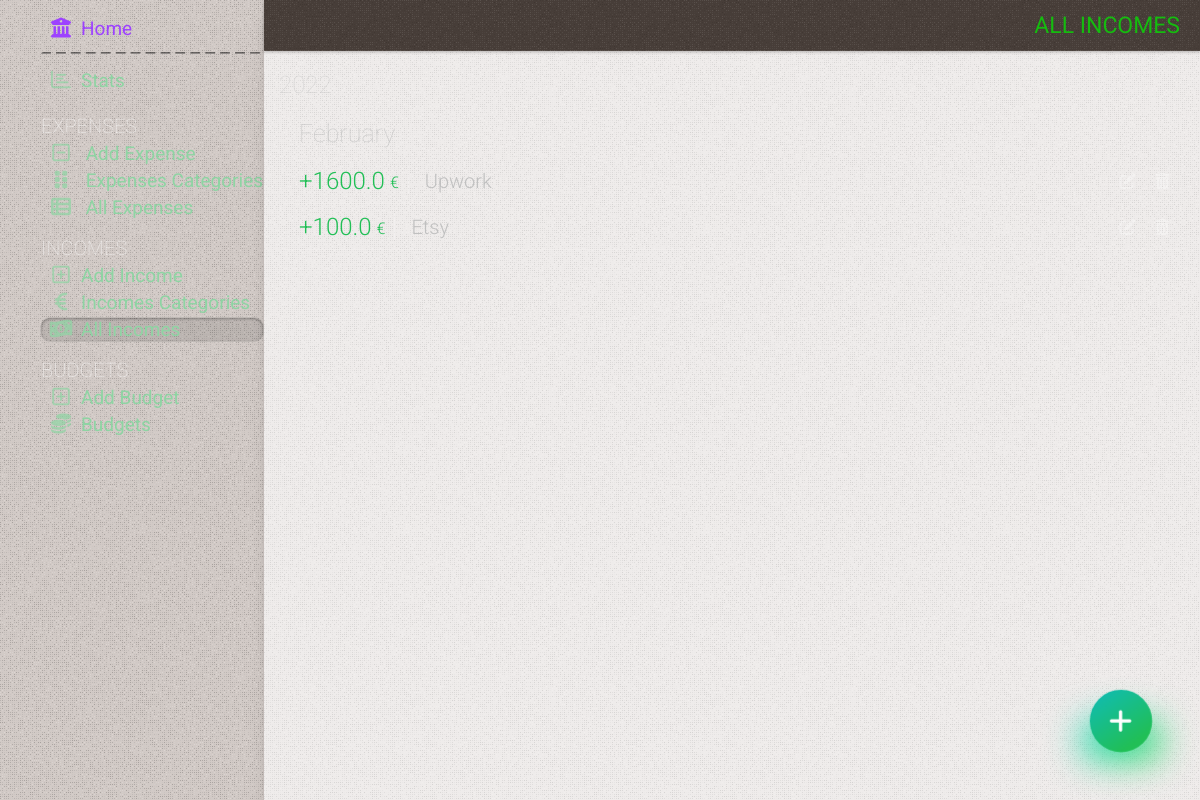
/incomes, run on an earlier commit of the app's database.
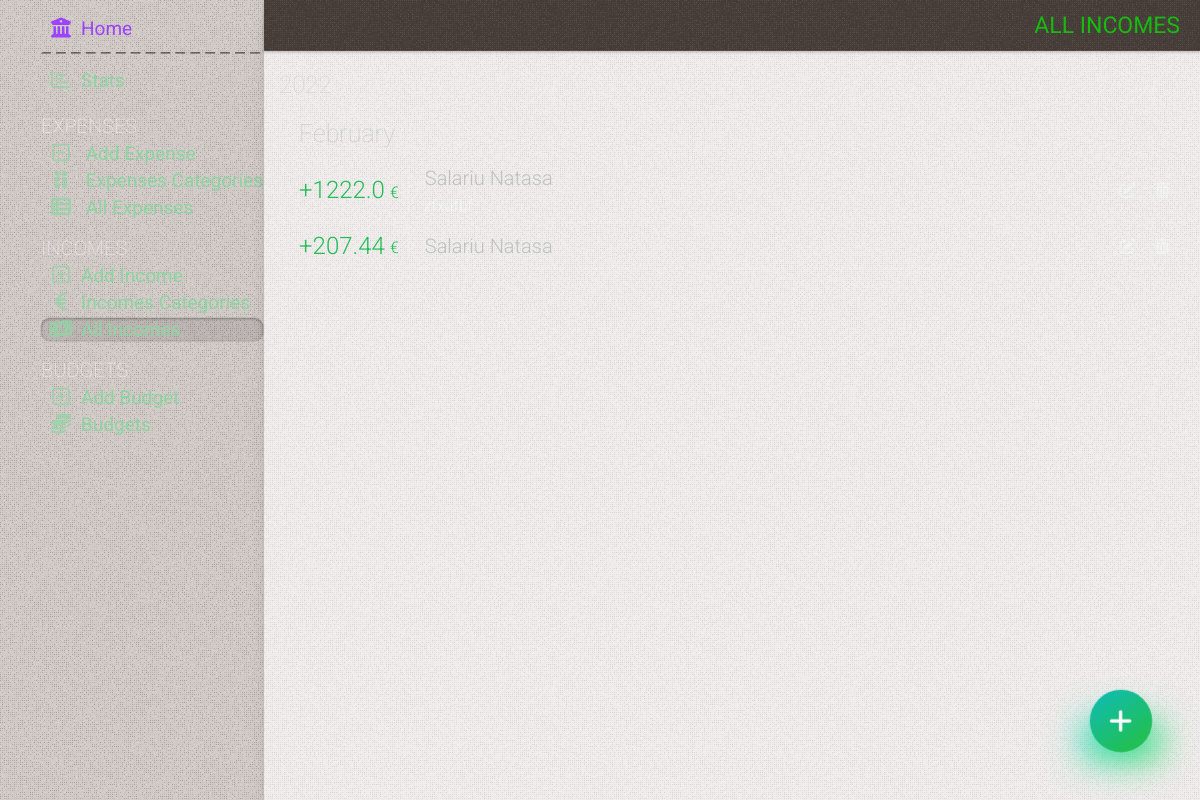
And on a later commit of the database.
### tables this page shows
CREATE TABLE incomes
(
    id       INTEGER PRIMARY KEY AUTOINCREMENT,
    date     TIMESTAMP NOT NULL DEFAULT CURRENT_TIMESTAMP,
    amount   REAL      NOT NULL,
    category INTEGER   NOT NULL,
    comment  TEXT

);

CREATE TABLE categories_income
(
    id         INTEGER PRIMARY KEY AUTOINCREMENT,
    name       TEXT NOT NULL,
    primordial TEXT DEFAULT NULL,
    state      TEXT DEFAULT false
);

### app.py (the view)
@app.route('/incomes')
def incomes():
    conn = get_db_connection()
    incomes = conn.execute(
        'SELECT incomes.id, strftime("%m", date) as month, strftime("%Y", date) as year, amount, categories_income.name as category, comment  FROM incomes LEFT JOIN categories_income on categories_income.id = incomes.category').fetchall()
    conn.close()
    return render_template('incomes.html', title='All incomes', gradient='text-gradient-green', incomes=incomes)

### app.py (called while the page is built)
def get_db_connection():
    conn = sqlite3.connect('static/database.db')
    conn.row_factory = sqlite3.Row
    return conn

@app.template_filter('month_name')
def month_name(month_number):
    return calendar.month_name[month_number]

### templates/incomes.html (shortened to what this page needs)
{% extends 'base.html' %} {% block content %}
	<div class="page_title {{ gradient }}" >
		<span >{% block title %} {{ title }} {% endblock %}</span >
	</div >
	<div class="content flex flex-col gap-15" >
		{% if incomes|length == 0 %}
			<div class="no-results mt-50" >You have not added any income yet. Click on (+) to add</div >
		{% else %}
			<div class="cards  relative" >
				{% for key, list in incomes|groupby('year')|sort(attribute='0', reverse=True) %}
					<div class="ml-10 cards-day" >{{ key }} </div >
					{% for key2, list2 in list|groupby('month')|sort(attribute='0', reverse=True) %}
						<div class=" subtitle2 mt-20" >{{ key2|int|month_name }} </div >
						{% for id, month, year, amount, category, comment in list2 %}
							<div class="card flex items-center relative overflow-hidden flex-wrap  card-income " >
								<div class="flex items-center w-full" >
									<div class="card-info flex flex-1" >
										<div class="flex flex-1" >
											<span class="card-amount flex items-center" >  {{ amount }} <span >&euro;</span > </span >
											<div class="flex flex-col justify-center ml-15" >
												<div class="flex items-center" >
													<span class="{{ color }} card-category" >  {{ category }}  </span >
												</div >
												{% if (comment != '') and (comment !=None) %}
													<span class="block mt-5 card-comment" >  {{ comment }} </span >
												{% endif %}
											</div >
										</div >
										<div class="card-btns  flex items-center flex-shrink-0 ml-auto" >
											<a href="/income-edit/{{ id }}" class="btn-ac" >
												<i class="fa-solid fa-pen-to-square" ></i >
											</a >
											<a href="/delete-income/{{ id }}" class="btn-ac" onclick="return confirm('Delete this income?')" ><i
													class="fa-solid fa-trash-can" ></i ></a >
										</div >
									</div >
								</div >
							</div >
						{% endfor %}
					{% endfor %}
				{% endfor %}
			</div >
		{% endif %}
	</div >
{% endblock %}

What changed in the data, as far as the page shows it:
removed incomes: amount "1600.0", name "Upwork"
removed incomes: amount "100.0", name "Etsy"
added incomes: amount "1222.0", name "Salariu Natasa", comment "zfxdfbf"
added incomes: amount "207.44", name "Salariu Natasa"
